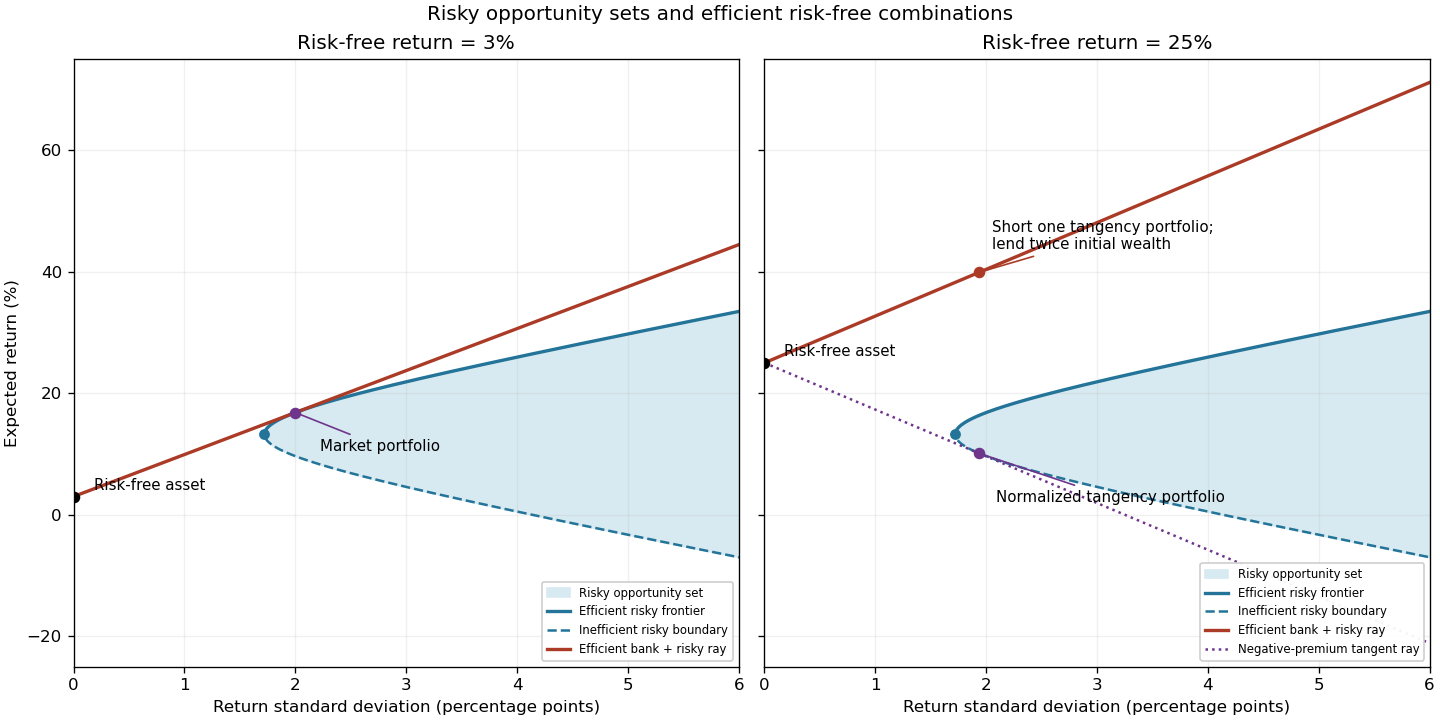

Source code (Python):
"""Mean-variance geometry for Paper 35; Python 3.14, numpy 2.3.5, matplotlib 3.10.7.
Writes only paper-35-frontiers.png in the caller's current directory.
The caller may supply MPLCONFIGDIR; this script does not modify it.
"""
from pathlib import Path
import numpy as np
import matplotlib
matplotlib.use('Agg')
import matplotlib.pyplot as plt

mu=np.array([10.,17.,24.])
cov=np.array([[4.,1.,1.],[1.,9.,2.],[1.,2.,16.]])
one=np.ones(3)
a=one@np.linalg.solve(cov,one)
b=one@np.linalg.solve(cov,mu)
c=mu@np.linalg.solve(cov,mu)
d=a*c-b*b
mean_min=b/a
means=np.linspace(-25,75,1600)
sigma_min=np.sqrt((a*means*means-2*b*means+c)/d)
fig,axs=plt.subplots(1,2,figsize=(12,6),sharex=True,sharey=True,layout='constrained')
for ax,r in zip(axs,[3.,25.]):
    ax.fill_betweenx(means,sigma_min,6,where=sigma_min<=6,color='#d8eaf1',label='Risky opportunity set')
    upper=means>=mean_min
    ax.plot(sigma_min[upper],means[upper],color='#237498',lw=2,label='Efficient risky frontier')
    ax.plot(sigma_min[~upper],means[~upper],color='#237498',ls='--',lw=1.5,label='Inefficient risky boundary')
    z=np.linalg.solve(cov,mu-r*one)
    weights=z/(one@z)
    tangent_mean=mu@weights
    tangent_sigma=np.sqrt(weights@cov@weights)
    theta=np.sqrt((mu-r*one)@z)
    x=np.linspace(0,6,400)
    ax.plot(x,r+theta*x,color='#ab3b27',lw=2,label='Efficient bank + risky ray')
    ax.scatter([0],[r],color='black',s=35,zorder=4)
    ax.annotate('Risk-free asset',(0,r),xytext=(12,4),textcoords='offset points',fontsize=9)
    ax.scatter([1/np.sqrt(a)],[mean_min],color='#237498',s=30,zorder=4)
    ax.scatter([tangent_sigma],[tangent_mean],color='#6f348c',s=35,zorder=5)
    if r==3:
        ax.annotate('Market portfolio',(tangent_sigma,tangent_mean),xytext=(15,-23),textcoords='offset points',fontsize=9,arrowprops={'arrowstyle':'-','color':'#6f348c'})
    else:
        ax.plot(x,r-theta*x,color='#6f348c',ls=':',lw=1.5,label='Negative-premium tangent ray')
        ax.annotate('Normalized tangency portfolio',(tangent_sigma,tangent_mean),xytext=(10,-29),textcoords='offset points',fontsize=9,arrowprops={'arrowstyle':'-','color':'#6f348c'})
        reflected=2*r-tangent_mean
        ax.scatter([tangent_sigma],[reflected],color='#ab3b27',s=35,zorder=5)
        ax.annotate('Short one tangency portfolio;\nlend twice initial wealth',(tangent_sigma,reflected),xytext=(8,14),textcoords='offset points',fontsize=9,arrowprops={'arrowstyle':'-','color':'#ab3b27'})
    ax.set(xlim=(0,6),ylim=(-25,75),xlabel='Return standard deviation (percentage points)',title=f'Risk-free return = {r:g}%')
    ax.grid(alpha=.18)
    ax.legend(loc='lower right',fontsize=7,framealpha=.95)
axs[0].set_ylabel('Expected return (%)')
fig.suptitle('Risky opportunity sets and efficient risk-free combinations')
fig.savefig(Path.cwd()/'paper-35-frontiers.png',dpi=120,facecolor='white',transparent=False)
plt.close(fig)
